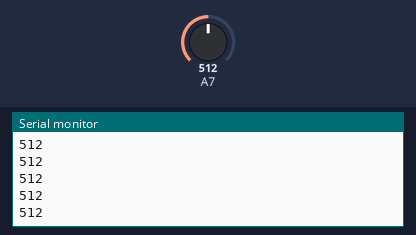
Recording of a sketch running on a simulated Arduino Uno, built for the host (arithmetic inside an expression is 32-bit, double 64-bit). Shown: the last lines printed to the serial monitor. The test bench sets the inputs (shaded band); at power-on: A7 = 512.

Above: at 1.2 s.
1.3 s: A7 set to 716
At 1.31 s:
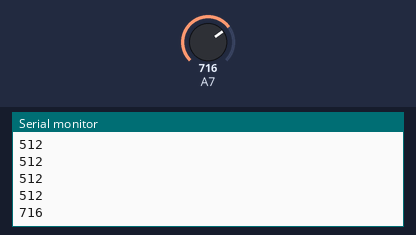
2.8 s: A7 set to 900
At 2.81 s:
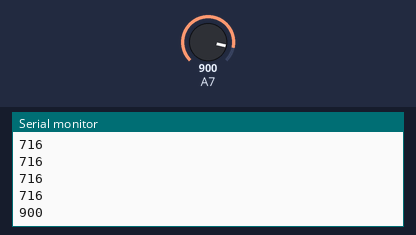
Timing chart, 0 to 5.8 s (numbered marks = the images above; inputs shaded):
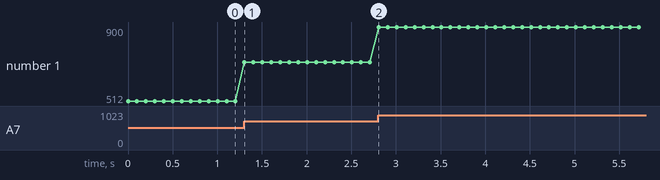

The sketch:

_05.1_ADC_CHANEL_15ino.ino
```cpp
uint16_t ADC_val;

// Voltage Reference: AVCC pin
#define ADC_VREF_TYPE ((0<<REFS1) | (1<<REFS0) | (0<<ADLAR))
unsigned int adc_read(unsigned char adc_input)
{
ADMUX=(adc_input & 0x1f) | ADC_VREF_TYPE;
if (adc_input & 0x20) ADCSRB|=(1<<MUX5);
else ADCSRB&=~(1<<MUX5);
// Delay needed for the stabilization of the ADC input voltage
delayMicroseconds(100);
// Start the AD conversion
ADCSRA|=(1<<ADSC);
// Wait for the AD conversion to complete
while ((ADCSRA & (1<<ADIF))==0);
ADCSRA|=(1<<ADIF);
return ADCW;
}
void setup() {
  // AREF = AVcc
    ADMUX = (1<<REFS0);

    // ADC Enable and prescaler of 128
    // 16000000/128 = 125000
    ADCSRA = (1<<ADEN)|(1<<ADPS2)|(1<<ADPS1)|(1<<ADPS0);

Serial.begin(9600);
Serial.println("hello");
}

void loop() {
  // put your main code here, to run repeatedly:
  ADC_val=adc_read(B100111);
Serial.println(ADC_val);
delay(100);
}
```

Measured:
- after the input at 1.3 s, the serial monitor: prints a new line at once (image 1)
- after the input at 2.8 s, the serial monitor: prints a new line at once (image 2)
- plotted number 1: 512 → 716 after the input at 1.3 s, 716 → 900 after the input at 2.8 s
